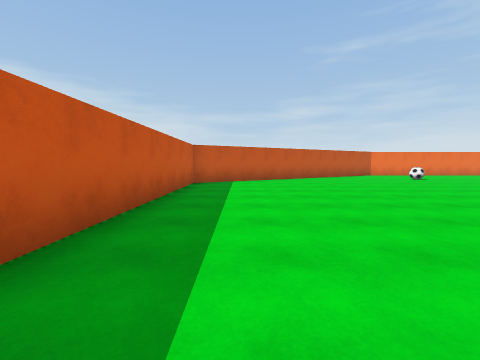
View 1 (above)

21 first-person views from a walk through a scene from a Unity 3-D project. The camera is 1.3 m above the floor, tilts 4° down and sees 90° across. The floor is counted in squares, 2 m on a side. Each view is taken from the middle of a square. On the plan, view 1 faces up. The plan holds only what a view shows up to about 9 squares ahead; the rest is blank. The place goes on beyond the plan.

View 2
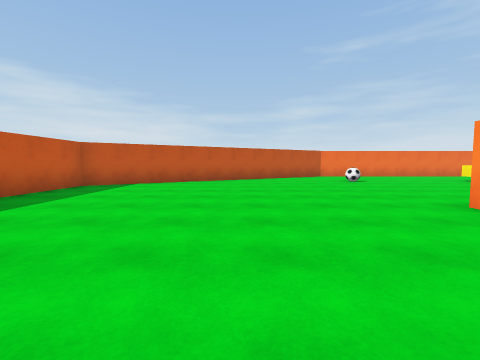

View 3
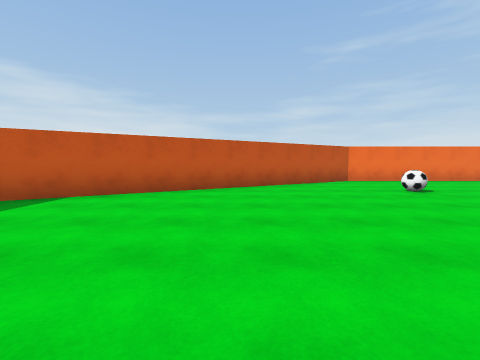

View 4
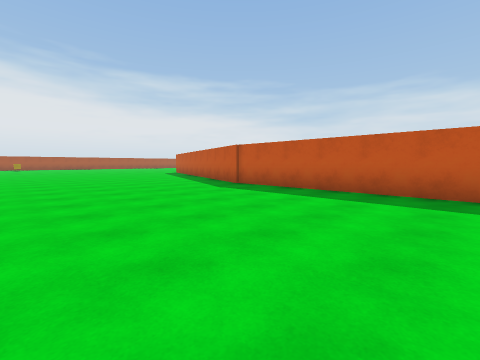

View 5
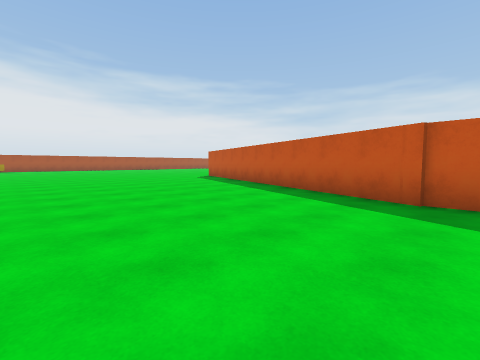

View 6
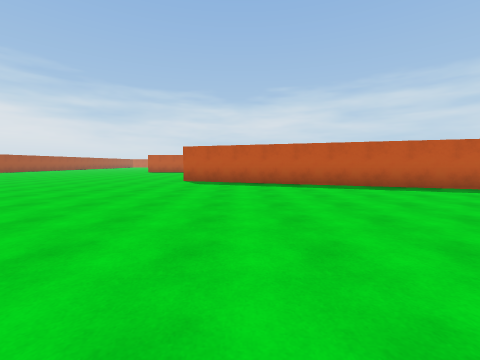

View 7
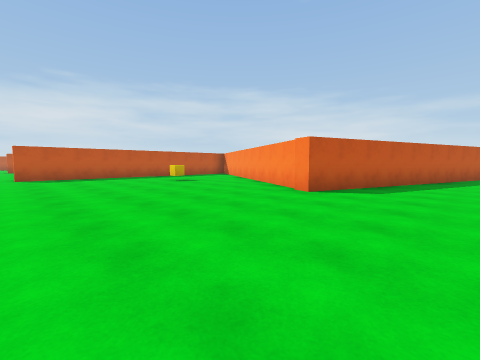

View 8
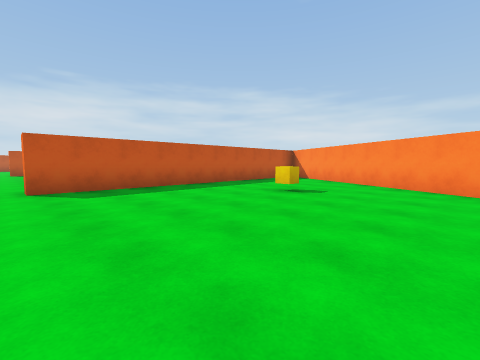

View 9
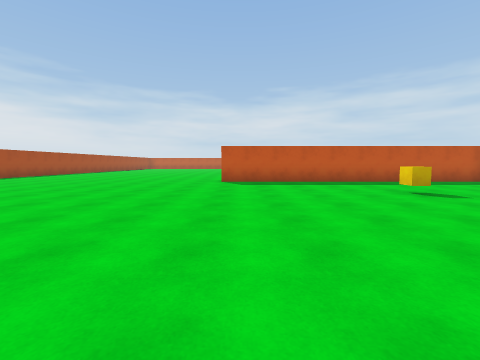

View 10
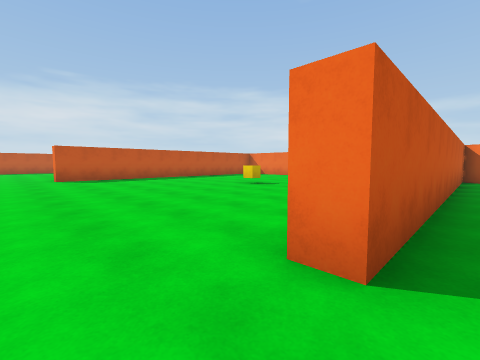

View 11
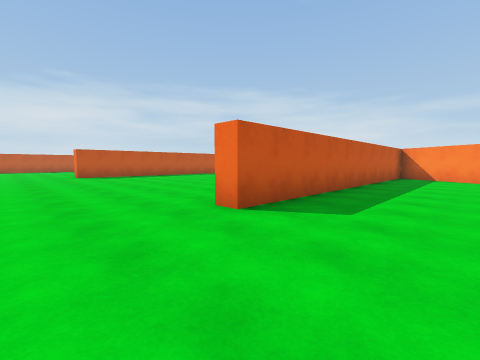

View 12
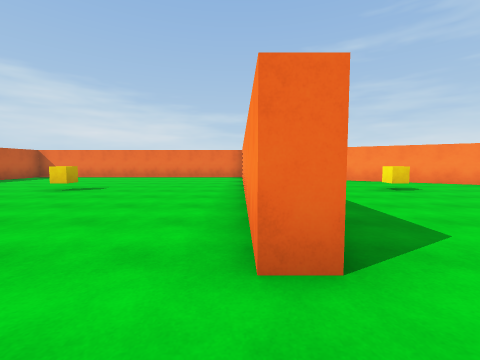

View 13
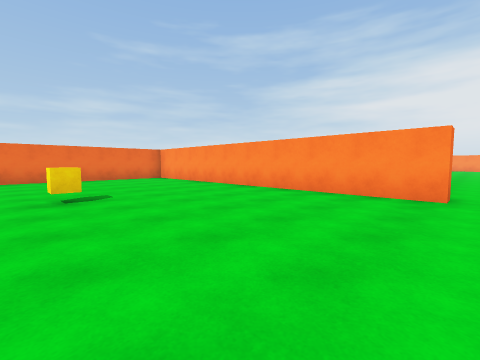

View 14
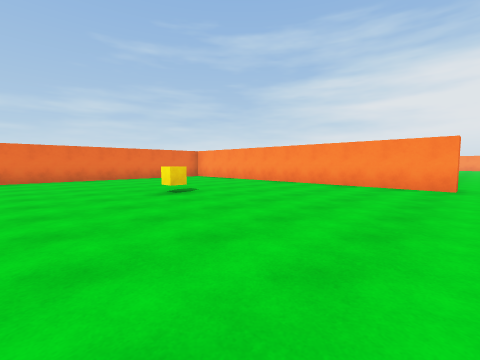

View 15
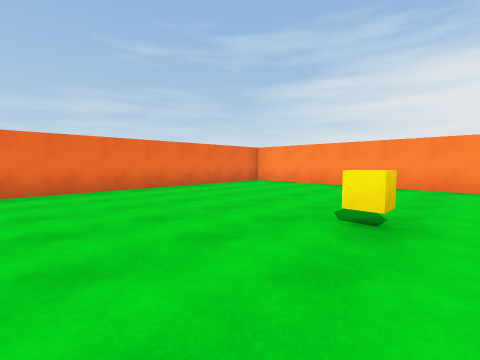

View 16
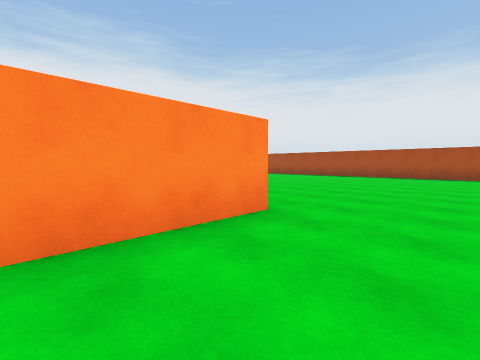

View 17
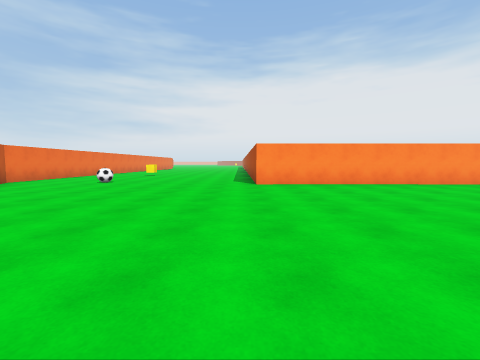

View 18
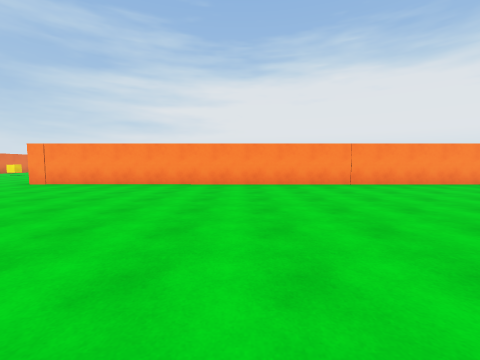

View 19
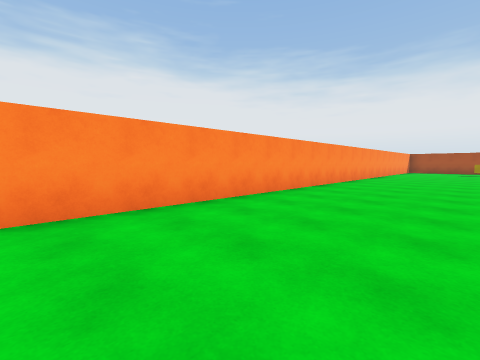

View 20
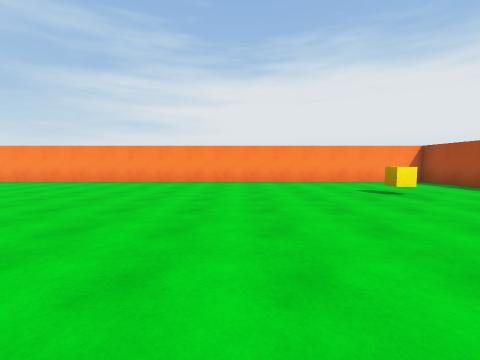

View 21
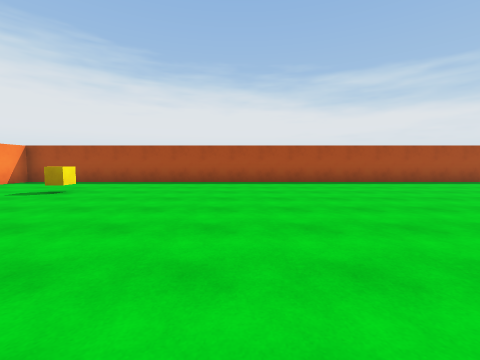

### Floor plan
Points are (right, up) in squares from view 1. A wall is a line through its corners. A room is listed if a view was taken in it or the views show most of it. See-through windows are left out.
Room 1 (views 1, 2, 3, 4, 5, 6, 7, 8, 9, 10, 11, 12, 13, 14, 15, 16, 17, 18, 19, 20, 21)
walls: (-5.3, -10.7) (-13.4, -6) (-13.4, -15.6) (-13.9, -15.6) (-13.9, -6.2); (-1.4, -1.6) (-4.7, -11.1) (-5.3, -10.9); (-14.2, -5.9) (-21.1, -5.9); (-9.4, -25.3) (6.3, -25.3) (6.3, 4.5) (7.5, 4.5); (-16, -25.3) (-15.5, -25.3); (8.5, 12.7) (6.9, 12.7) (-1.5, 7.9) (-1.5, -2)
objects: other object (-18, -11); other object (-10, -11); other object (3, -22); other object (7, 10)

Where each view was taken, in squares from view 1:
view 1: 0 up, 0 right, facing up
view 2: 1 up, 3 right, facing up
view 3: 4 up, 3 right, facing up
view 4: 4 up, 4 right, facing down-left
view 5: 1 down, 3 right, facing down-left
view 6: 9 down, 4 right, facing left
view 7: 16 down, 2 left, facing up-left
view 8: 16 down, 7 left, facing up-left
view 9: 15 down, 5 left, facing left
view 10: 17 down, 13 left, facing up-left
view 11: 18 down, 11 left, facing up-left
view 12: 17 down, 14 left, facing up
view 13: 16 down, 19 left, facing up-right
view 14: 16 down, 21 left, facing up-right
view 15: 12 down, 21 left, facing up-right
view 16: 13 down, 16 left, facing down-right
view 17: 5 up, 1 left, facing right
view 18: 2 down, 1 left, facing right
view 19: 6 down, 3 right, facing down-right
view 20: 19 down, 2 left, facing right
view 21: 17 down, 1 left, facing down
